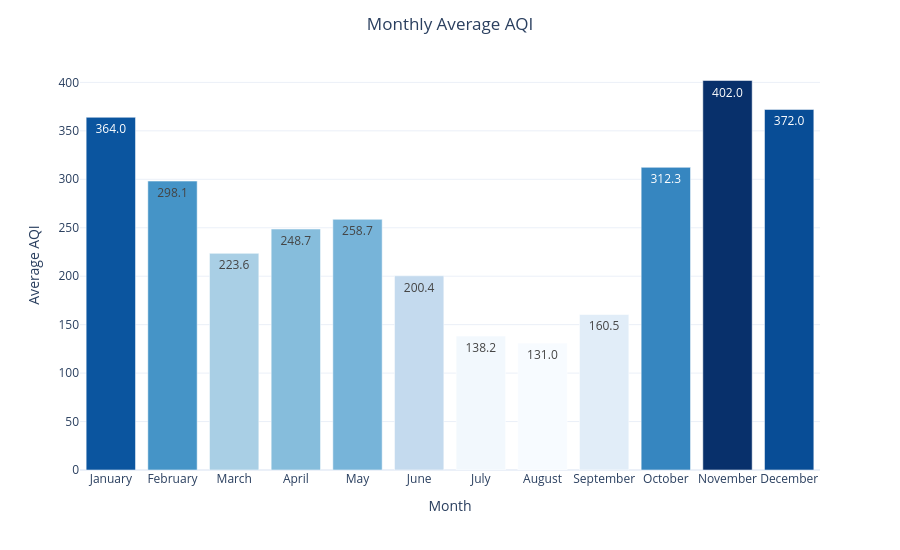

Write notebook code for a chart like this one.
### Markdown cell above
### 5.2.1 Monthly Average AQI

This analysis examines the average AQI for each month to identify recurring seasonal pollution patterns. Understanding these monthly variations provides a foundation for comparing AQI with fire activity and meteorological conditions.

### Code cell
fig = px.bar(
    monthly_df,
    x="Month",
    y="AQI",
    color="AQI",
    color_continuous_scale="Blues",
    text_auto=".1f"
)

fig.update_layout(
    title={
        "text": "Monthly Average AQI",
        "x": 0.5
    },
    xaxis_title="Month",
    yaxis_title="Average AQI",
    coloraxis_showscale=False
)

fig.show()

### Figure 1 — Plotly figure (JSON) as saved in the notebook; plotly's stock layout.template omitted (floating-point values rounded to 4 significant figures)
{"data": [{"hovertemplate": "Month=%{x}<br>AQI=%{marker.color}<extra></extra>", "legendgroup": "", "marker": {"color": [364.0, 298.1, 223.6, 248.7, 258.7, 200.4, 138.2, 131.0, 160.5, 312.3, 402.0, 372.0], "coloraxis": "coloraxis", "pattern": {"shape": ""}}, "name": "", "orientation": "v", "showlegend": false, "textposition": "auto", "texttemplate": "%{y:.1f}", "type": "bar", "x": ["January", "February", "March", "April", "May", "June", "July", "August", "September", "October", "November", "December"], "xaxis": "x", "y": [364.0, 298.1, 223.6, 248.7, 258.7, 200.4, 138.2, 131.0, 160.5, 312.3, 402.0, 372.0], "yaxis": "y"}], "layout": {"barmode": "relative", "coloraxis": {"colorbar": {"title": {"text": "AQI"}}, "colorscale": [[0, "rgb(247,251,255)"], [0.125, "rgb(222,235,247)"], [0.25, "rgb(198,219,239)"], [0.375, "rgb(158,202,225)"], [0.5, "rgb(107,174,214)"], [0.625, "rgb(66,146,198)"], [0.75, "rgb(33,113,181)"], [0.875, "rgb(8,81,156)"], [1, "rgb(8,48,107)"]], "showscale": false}, "height": 550, "legend": {"tracegroupgap": 0}, "margin": {"t": 60}, "title": {"text": "Monthly Average AQI", "x": 0.5}, "width": 900, "xaxis": {"anchor": "y", "domain": [0, 1], "title": {"text": "Month"}}, "yaxis": {"anchor": "x", "domain": [0, 1], "title": {"text": "Average AQI"}}}}
